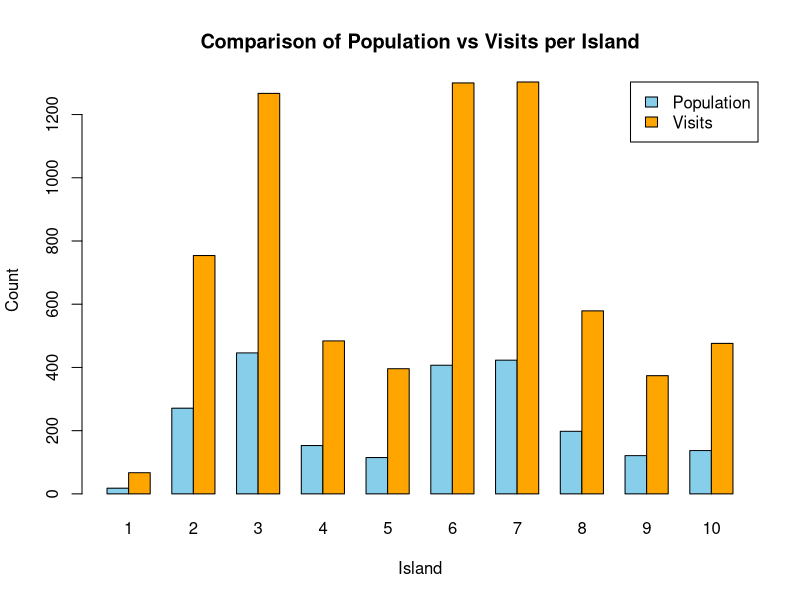

The R source for this figure:
days <- 1000*7
islands <- data.frame(island = c(1:10), popu = sample(1:500, 10, replace=FALSE),
                      visits = rep(0, 10))
current <- sample(1:10, 1)


for (day in c(1:days)){
  #add a visit to the current position
  islands[current,"visits"] <- islands[current,"visits"]+1
  #generate a proposal island
  proposal <- sample(c(1,-1), 1) + current
  #print(proposal)
  #make sure the proposal makes sense if it is at an "edge"
  if (proposal == 0){
    proposal <- 10
  }else if(proposal == 11){
    proposal <- 1
  }
  #calculate the ratio 
  ratio <- islands[proposal,"popu"]/islands[current,"popu"]
  #print(ratio)
  #update the island based on the ratio
  if(ratio>runif(1)){
    current <- proposal
  }
}
  
barplot(t(as.matrix(islands[, c("popu", "visits")])),
        beside = TRUE,
        col = c("skyblue", "orange"),
        names.arg = 1:nrow(islands),
        legend.text = c("Population", "Visits"),
        args.legend = list(x = "topright"),
        main = "Comparison of Population vs Visits per Island",
        xlab = "Island",
        ylab = "Count")
